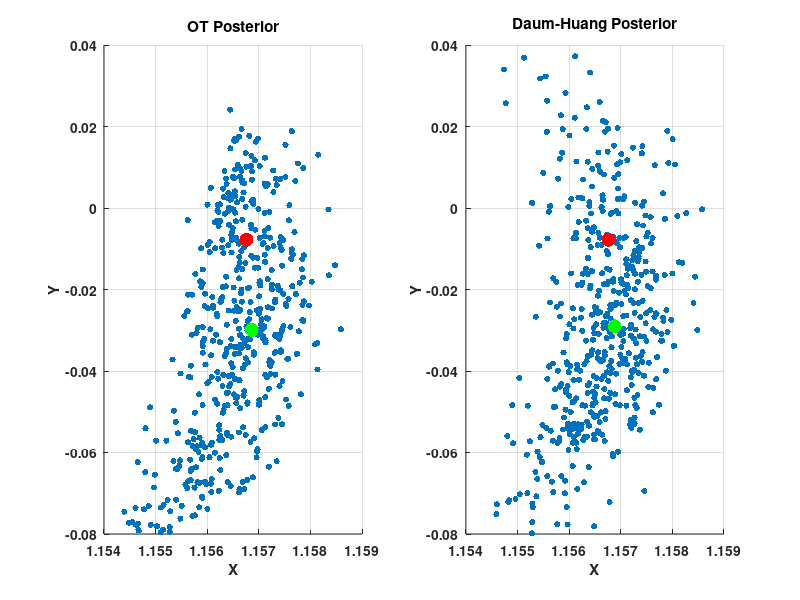

MATLAB code for this plot:
clc;clear;
load('OTDaumdata');
Xp = OTDaumdata.Xfinal;
OTx = OTDaumdata.OT_samplesX' ;
OTxbar = mean(OTx,1);
Dx = OTDaumdata.Daum_samplesX' ;
Dxbar = mean(Dx,1);
xtrue = OTDaumdata.real_state;
% First plot for prior samples
%% Plot
pointSize = 20;
% figure(1); clf;
% scatter(Xp(:,1).*cos(Xp(:,3)),Xp(:,1).*sin(Xp(:,3)),pointSize,'filled'); 
% xlabel('X');ylabel('Y');
% title('Equally weighted prior');grid on;



figure(2); clf;

ax1 = subplot(1,2,1);
scatter(OTx(:,1).*cos(OTx(:,3)),OTx(:,1).*sin(OTx(:,3)),pointSize,'filled'); hold on;
plot(xtrue(1,1)*cos(xtrue(1,3)),xtrue(1,1)*sin(xtrue(1,3)),'.r', 'MarkerSize',30);hold on;
plot(OTxbar(1,1)*cos(OTxbar(1,3)),OTxbar(1,1)*sin(OTxbar(1,3)),'.g', 'MarkerSize',30);
xlabel('X');ylabel('Y');
title('OT Posterior');grid on;
set(gca,'fontsize',10,'fontweight','bold')

ax2 = subplot(1,2,2);
scatter(Dx(:,1).*cos(Dx(:,3)),Dx(:,1).*sin(Dx(:,3)),pointSize,'filled'); hold on;
plot(xtrue(1,1)*cos(xtrue(1,3)),xtrue(1,1)*sin(xtrue(1,3)),'.r', 'MarkerSize',30);hold on;
plot(Dxbar(1,1)*cos(Dxbar(1,3)),Dxbar(1,1)*sin(Dxbar(1,3)),'.g', 'MarkerSize',30);
xlabel('X');ylabel('Y');
title('Daum-Huang Posterior');grid on;
set(gca,'fontsize',10,'fontweight','bold')


linkaxes([ax1,ax2],'xy')

%% Error in position
truex = xtrue(1,1)*cos(xtrue(1,3));
truey = xtrue(1,1)*sin(xtrue(1,3));
xOT = OTxbar(1,1)*cos(OTxbar(1,3));
yOT = OTxbar(1,1)*sin(OTxbar(1,3));
xDaum = Dxbar(1,1)*cos(Dxbar(1,3));
yDaum = Dxbar(1,1)*sin(Dxbar(1,3));

Re = 6378.1363;
errorOT = norm([truex-xOT;truey-yOT])*Re
errorDaum = norm([truex-xDaum;truey-yDaum])*Re

%% Covariance
OTcovcart = cov([OTx(:,1).*cos(OTx(:,3)),OTx(:,1).*sin(OTx(:,3))]);
covxxOT = OTcovcart(1,1)*Re^2;
covyyOT = OTcovcart(2,2)*Re^2;
%
Daumcovcart = cov([Dx(:,1).*cos(Dx(:,3)),Dx(:,1).*sin(Dx(:,3))]);
covxxDaum = Daumcovcart(1,1)*Re^2;
covyyDaum = Daumcovcart(2,2)*Re^2;

